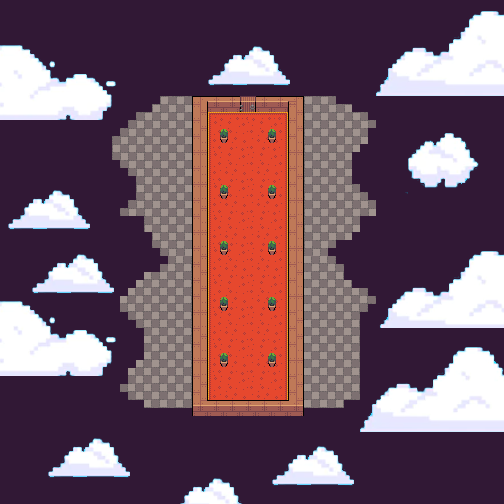

Below is a game level as drawn by its tile map, then a one-line description and the .tmx that defines it (tile-layer data replaced by summaries):
An orthogonal 63x63 tile map with 8x8 px tiles, 3 tile layers (suelo, paredes, adornos), 3 tilesets and 5 objects.

<map version="1.9" tiledversion="1.9.2" orientation="orthogonal" renderorder="right-down" width="63" height="63" tilewidth="8" tileheight="8" infinite="0" nextlayerid="9" nextobjectid="48">
 <tileset firstgid="1" name="interior" tilewidth="8" tileheight="8" tilecount="864" columns="16">
  <image source="interior.png" width="128" height="432" />
 </tileset>
 <tileset firstgid="865" name="Clouds_3" tilewidth="8" tileheight="8" tilecount="713" columns="31">
  <image source="Clouds_3.png" width="250" height="188" />
 </tileset>
 <tileset firstgid="1578" name="nubes2" tilewidth="8" tileheight="8" tilecount="5084" columns="82">
  <image source="nubes2.png" width="658" height="497" />
 </tileset>
 <layer id="1" name="suelo" width="63" height="63">
  <data>[3969 cells, 3791 non-empty, 809 distinct tile ids]</data>
 </layer>
 <layer id="4" name="paredes" width="63" height="63">
  <data>[3969 cells, 200 non-empty, 30 distinct tile ids]</data>
 </layer>
 <layer id="6" name="adornos" width="63" height="63">
  <data>[3969 cells, 40 non-empty, 4 distinct tile ids]</data>
 </layer>
 <objectgroup id="5" name="chests" visible="0">
  <object id="42" gid="783" x="240" y="160" width="8" height="8" />
  <object id="43" gid="799" x="240" y="168" width="8" height="8" />
  <object id="44" gid="784" x="248" y="160" width="8" height="8" />
  <object id="45" gid="800" x="248" y="168" width="8" height="8" />
 </objectgroup>
 <objectgroup id="8" name="player">
  <object id="47" x="248" y="368">
   <ellipse />
  </object>
 </objectgroup>
</map>
